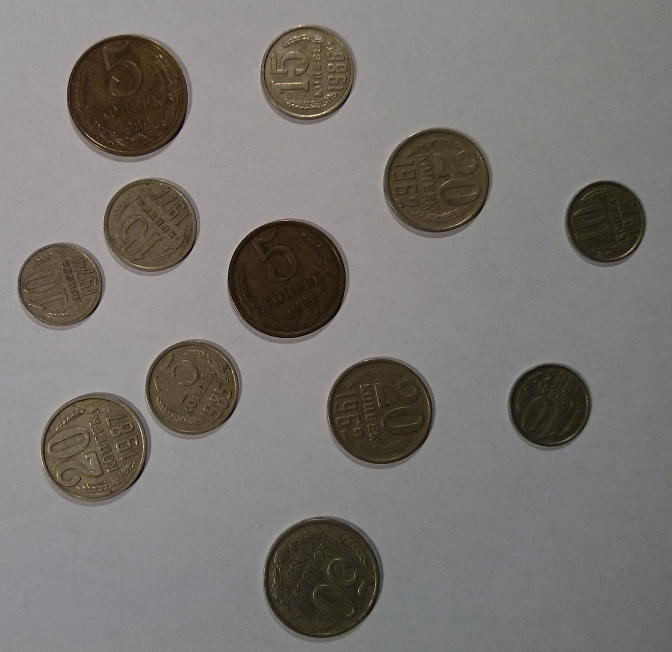
//> input picture lecture6/coins.jpg, 1344 x 1304 px (shown at 1/2 size)
$ ./main   (built with g++ and OpenCV 4)
//> lines starting //> are read from the running program, lines starting //| are printed output that depends on the picture; after the words box and inside, x2 and y2 are one past the last pixel; in counts of white or black regions, pixels touching at a corner belong together
//____________________ INCLUDE FILES ____________________
#include <opencv2/core/core.hpp>
#include <opencv2/highgui/highgui.hpp>
#include <opencv2/imgproc/imgproc.hpp>
#include <iostream>
#include "stdio.h"

//____________________ NAME SPACES ____________________
using namespace cv;
using namespace std;

int main()
{
  Mat image_source = imread("../coins.jpg",CV_LOAD_IMAGE_GRAYSCALE);
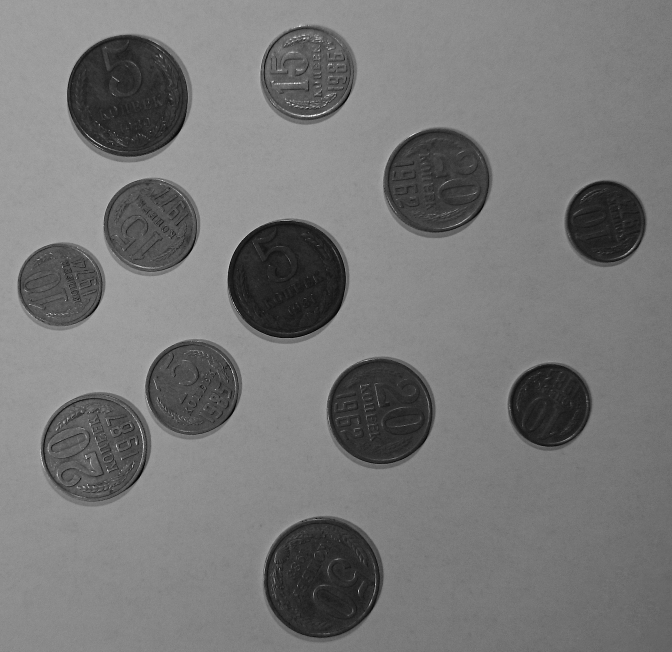
//> image_source: 1304 rows x 1344 cols, CV_8UC1 (shown at 1/2 size); min 0, max 254, mean 118.4
  Mat image_result = image_source.clone();

  // Thresholding
  int threshold_value = 110;
  int threshold_type = 0;
  int max_BINARY_value = 255;

  GaussianBlur(image_source, image_source, Size(15,15), 2);
  threshold(image_source, image_result, threshold_value, max_BINARY_value, threshold_type);
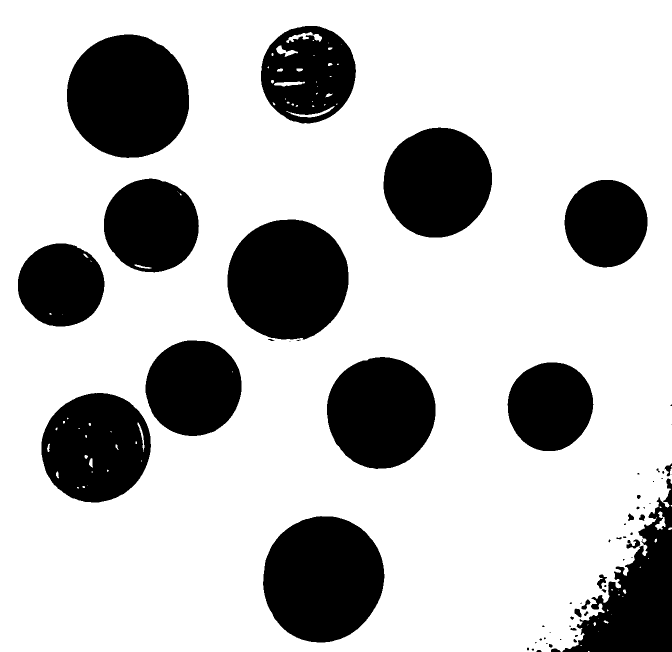
//> image_result: 1304 rows x 1344 cols, CV_8UC1 (shown at 1/2 size); 74.8% white; 64 black regions (29 under 20 px)

  vector<vector<Point> > contours;
  vector<Vec4i> hierarchy;

  Mat contour_image = image_result.clone();
  findContours(contour_image, contours, hierarchy, CV_RETR_TREE, CV_CHAIN_APPROX_SIMPLE, Point(0, 0) );
//> contours = 138 contours, 74 with area under 20; largest, box (x1, y1, x2, y2) and area: (0, 0, 1344, 1304) 1716022, (525, 1031, 770, 1286) 48302, (133, 68, 379, 317) 48001, (454, 438, 698, 680) 46500, (653, 713, 872, 939) 38334

  /// Draw contours
  Mat drawing = Mat::zeros( image_result.size(), CV_8UC3 );
  RNG rng(12345);
  for( int i = 0; i< contours.size(); i++ )
  {
    Scalar color = Scalar( rng.uniform(0, 255), rng.uniform(0,255), rng.uniform(0,255) );
    drawContours( drawing, contours, i, color, 2, 8, hierarchy, 0, Point() );
  }
//> this loop made 138 passes
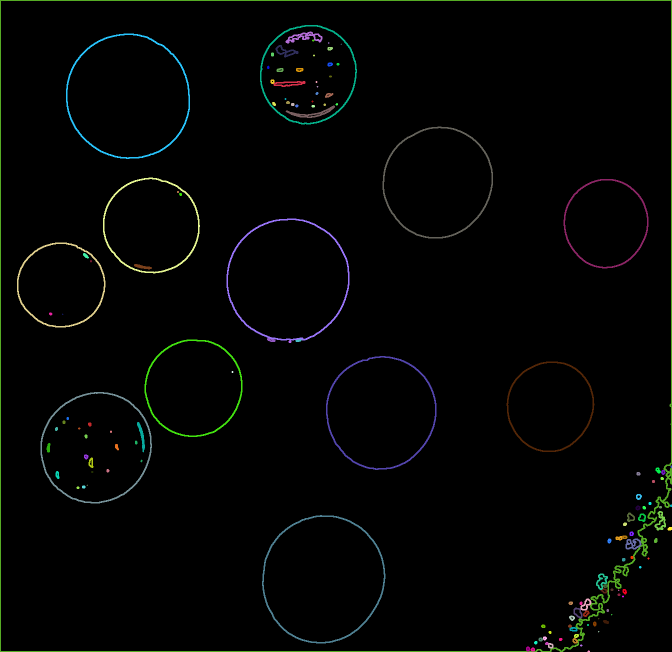
//> drawing: 1304 rows x 1344 cols, CV_8UC3 (shown at 1/2 size); mean B, G, R 3.1, 4.1, 2.9

  cout << "Amount of contours: " << contours.size() << endl;
//| Amount of contours: 138
  int largest = 0;
  int smallest = 0;

  vector<vector<Point> > contours_test;

  for(int i = 0; i < contours.size(); i++)
  {
    if(contours[i].size() > 150 && contours[i].size() < 400){
      contours_test.push_back(contours[i]);
      cout << contours[i].size() << endl;
    }

  }

  // [20 lines of commented-out code are left out]

  Mat drawing_test = Mat::zeros( image_result.size(), CV_8UC3 );
  for( int i = 0; i< contours_test.size(); i++ )
  {
    Scalar color = Scalar( rng.uniform(0, 255), rng.uniform(0,255), rng.uniform(0,255) );
    drawContours( drawing_test, contours_test, i, color, 2, 8, hierarchy, 0, Point() );
  }
//> this loop made 12 passes
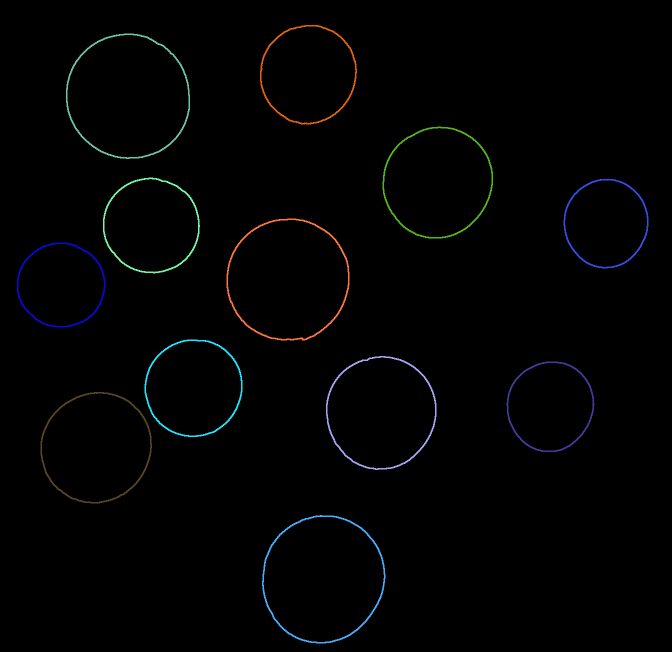
//> drawing_test: 1304 rows x 1344 cols, CV_8UC3 (shown at 1/2 size); mean B, G, R 2.3, 2.1, 1.7

  Size size(round(0.5*image_result.cols),round(0.5*image_result.rows));
//> size = Size(672, 652)
  resize(image_result, image_result, size);
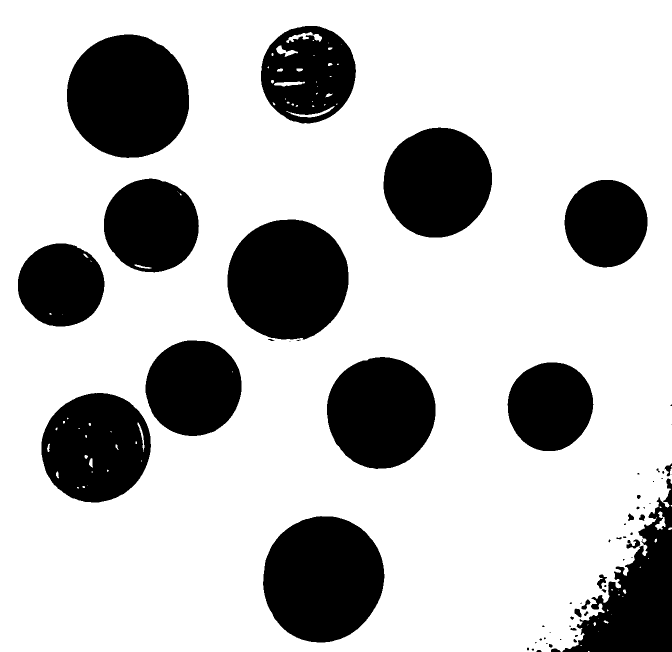
//> image_result: 652 rows x 672 cols, CV_8UC1; min 0, max 255, mean 190.8
  resize(drawing, drawing, size);
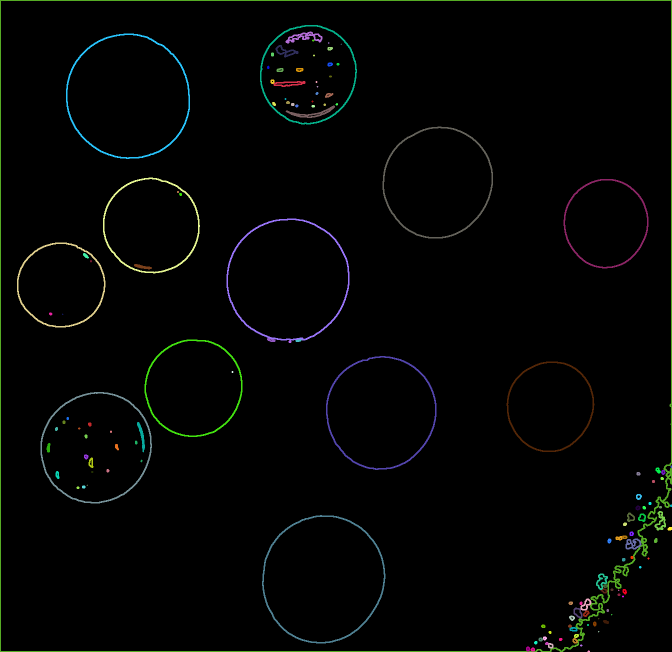
//> drawing: 652 rows x 672 cols, CV_8UC3; mean B, G, R 3.1, 4.1, 2.9
  resize(drawing_test, drawing_test, size);
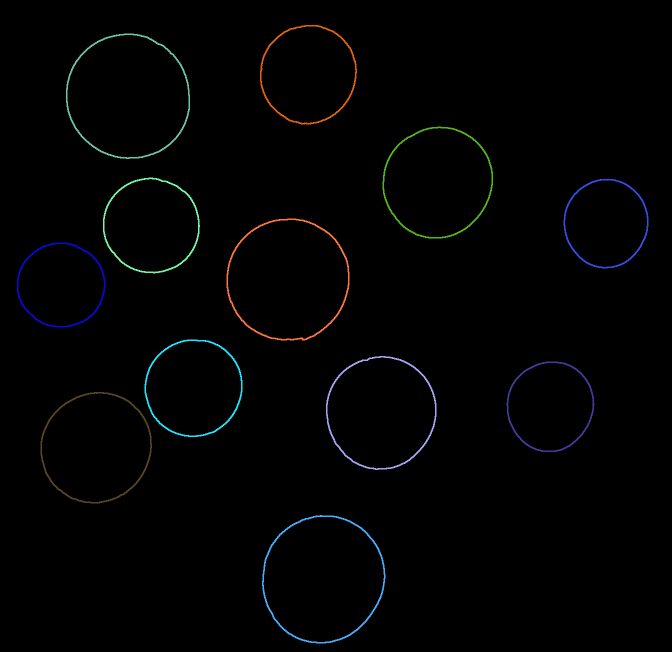
//> drawing_test: 652 rows x 672 cols, CV_8UC3; mean B, G, R 2.3, 2.1, 1.7

  imshow("Result - Binary", image_result);
  imshow("Result - Drawing", drawing);
  imshow("Result - Drawing test", drawing_test);

  waitKey(0);

  return 0;
}
